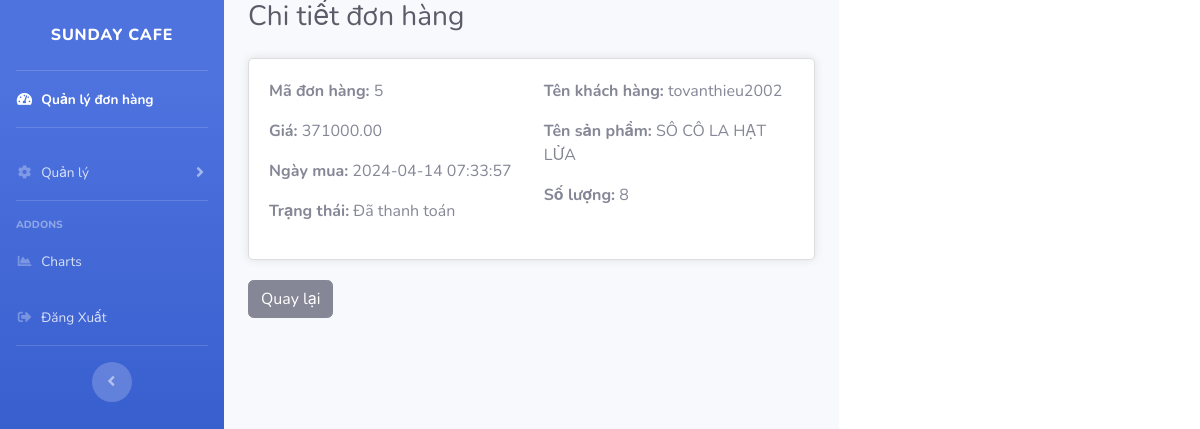
Page /admin/chitietdonhang.php?id=5 on the committed database.
### tables this page shows
CREATE TABLE `orders` (
  `id` int(11) NOT NULL,
  `user_id` int(11) DEFAULT NULL,
  `total_price` decimal(10,2) DEFAULT NULL,
  `order_date` timestamp NOT NULL DEFAULT current_timestamp(),
  `status` varchar(255) DEFAULT 'pending'
);

CREATE TABLE `user` (
  `id` int(11) NOT NULL,
  `username` varchar(255) NOT NULL,
  `email` varchar(255) NOT NULL,
  `password` varchar(255) NOT NULL,
  `role_id` int(11) DEFAULT NULL
);

CREATE TABLE `product` (
  `id` int(11) NOT NULL,
  `image` varchar(255) DEFAULT NULL,
  `name` varchar(255) NOT NULL,
  `category_id` int(11) DEFAULT NULL,
  `description` text DEFAULT NULL,
  `quantity` int(11) DEFAULT NULL,
  `price` decimal(10,2) DEFAULT NULL,
  `is_bestseller` tinyint(1) DEFAULT 0
);

CREATE TABLE `order_details` (
  `id` int(11) NOT NULL,
  `order_id` int(11) DEFAULT NULL,
  `product_id` int(11) DEFAULT NULL,
  `quantity` int(11) DEFAULT NULL
);

### admin/chitietdonhang.php (the view, shortened to what this page needs)
<?php
require_once '../database/connect.php';
if(isset($_GET['id'])) {
    $order_id = $_GET['id'];
    $sql_order_detail = "SELECT orders.id as order_id, orders.total_price, orders.order_date, orders.status, user.username as customer_name, product.name as product_name, order_details.quantity
    FROM orders
    INNER JOIN user ON orders.user_id = user.id
    INNER JOIN order_details ON orders.id = order_details.order_id
    INNER JOIN product ON order_details.product_id = product.id
    WHERE orders.id = $order_id";
    $result_order_detail = $conn->query($sql_order_detail);
    if ($result_order_detail->num_rows > 0) {
        $order = $result_order_detail->fetch_assoc();
    } else {
        echo "Không tìm thấy đơn hàng.";
        exit();
    }
} else {
    echo "Thiếu thông tin đơn hàng.";
    exit();
}
?>
<!DOCTYPE html>
<html lang="en">
<head>
    <link href="vendor/fontawesome-free/css/all.min.css" rel="stylesheet" type="text/css">
    <link href="css/sb-admin-2.min.css" rel="stylesheet">
</head>
<body id="page-top">
    <div id="wrapper">
        <ul class="navbar-nav bg-gradient-primary sidebar sidebar-dark accordion" id="accordionSidebar">
            <a class="sidebar-brand d-flex align-items-center justify-content-center" href="index.php">
                <div class="sidebar-brand-text mx-3">SunDay Cafe </div>
            </a>
            <hr class="sidebar-divider my-0">
            <li class="nav-item active">
                <a class="nav-link" href="tables.php">
                    <i class="fas fa-fw fa-tachometer-alt"></i>
                    <span>Quản lý đơn hàng</span></a>
            </li>
            <hr class="sidebar-divider">
            <li class="nav-item">
                <a class="nav-link collapsed" href="#" data-toggle="collapse" data-target="#collapseTwo"
                    aria-expanded="true" aria-controls="collapseTwo">
                    <i class="fas fa-fw fa-cog"></i>
                    <span>Quản lý</span>
                </a>
            </li>
            <hr class="sidebar-divider">
            <div class="sidebar-heading">
                Addons
            </div>
            <li class="nav-item">
                <a class="nav-link" href="charts.html">
                    <i class="fas fa-fw fa-chart-area"></i>
                    <span>Charts</span></a>
            </li>
                        <li class="nav-item">
                <a class="nav-link" href="logout.php">
                    <i class="fas fa-fw fa-sign-out-alt"></i>
                    <span>Đăng Xuất</span>
                </a>
            </li>
            <hr class="sidebar-divider d-none d-md-block">
            <div class="text-center d-none d-md-inline">
                <button class="rounded-circle border-0" id="sidebarToggle"></button>
            </div>
        </ul>
        <div id="wrapper">
        <div id="content-wrapper" class="d-flex flex-column">
            <div id="content">
                <div class="container-fluid">
                    <h1 class="h3 mb-4 text-gray-800">Chi tiết đơn hàng</h1>
                    <div class="order-item">
                        <div class="row">
                            <div class="col-md-6">
                                <p><strong>Mã đơn hàng:</strong> <?php echo $order['order_id']; ?></p>
                                <p><strong>Giá:</strong> <?php echo $order['total_price']; ?></p>
                                <p><strong>Ngày mua:</strong> <?php echo $order['order_date']; ?></p>
                                <p><strong>Trạng thái:</strong> <?php echo $order['status']; ?></p>
                            </div>
                            <div class="col-md-6">
                                <p><strong>Tên khách hàng:</strong> <?php echo $order['customer_name']; ?></p>
                                <p><strong>Tên sản phẩm:</strong> <?php echo $order['product_name']; ?></p>
                                <p><strong>Số lượng:</strong> <?php echo $order['quantity']; ?></p>
                            </div>
                        </div>
                    </div>
                    <a href="javascript:history.go(-1)" class="btn btn-secondary">Quay lại</a>
                </div>
            </div>
        </div>
    </div>
</body>
</html>

### admin/chitietdonhang.php (style rules this page uses)
.order-item { background-color: #fff; padding: 20px; border: 1px solid #ddd; border-radius: 5px; box-shadow: 0 0 10px rgba(0, 0, 0, 0.1); margin-bottom: 20px; }

### rows in the picture
orders: id "5", total_price "371000.00", order_date "2024-04-14 07:33:57", status "Đã thanh toán"
user: username "tovanthieu2002"
product: name "SÔ CÔ LA HẠT LỬA"
order_details: quantity "8"
